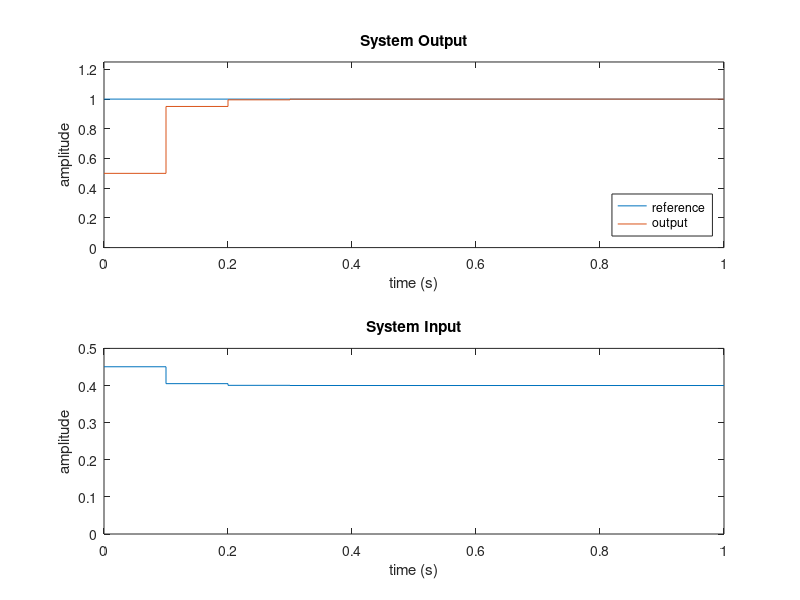
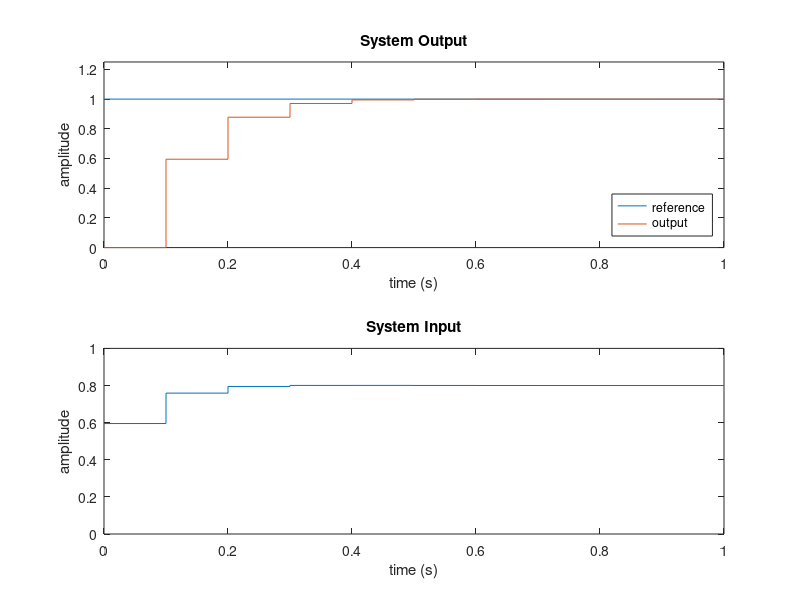
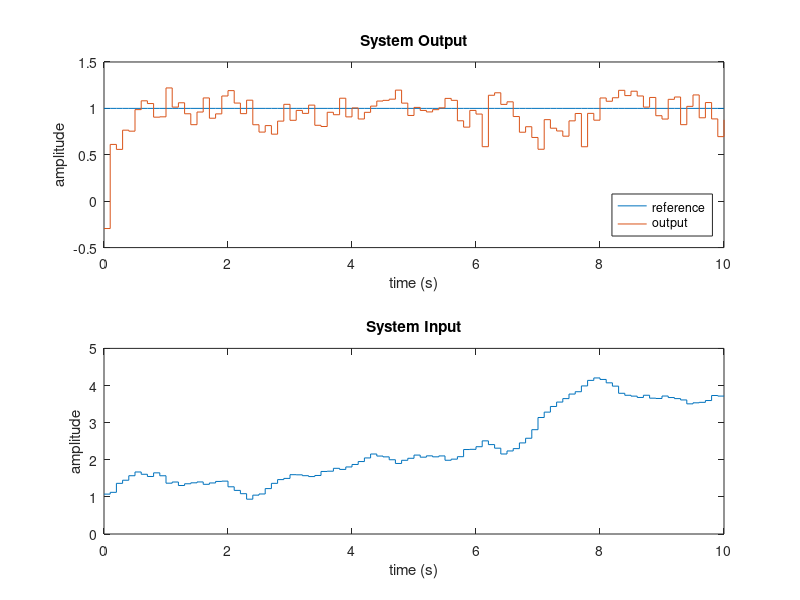

The MATLAB script that drew these images, in order:
clc, clear all, close all

% Simulation parameters
ts = 0.1;

% State-pace parameters
A = [0.2 1;0 0.7];
B = [1;0];
C = [1 0];
D = 0;
Bd = [0.8;1.5];

r = 1;
d = 0;

Np = 20;
Nu = 3;

z = [C 0;A-eye(length(B)) B]\[r-d;0;0];
xss = z(1:2);
uss = z(3);

Px = zeros(2*Np,2);
P = zeros(Np,2);
Hx = zeros(2*Np,Np);
H = zeros(Np,Np);
for i = 1:Np
    Px((2*i-1):(2*i),:) = A^i;
    P(i,:) = C*A^i;
    Hx((2*i-1):(2*i),1) = A^(i-1)*B;
    H(i,1) = C*A^(i-1)*B;
    for j = 2:Np
        if (i+j) < (Np+2)
            H(i+j-1,j) = H(i,1);
            Hx(2*(i+j-1)-1:2*(i+j-1),j) = Hx((2*i-1):(2*i),1);
        end
    end
end

Q = eye(Np);
R = eye(Nu);
K = (H(:,1:Nu)'*Q*H(:,1:Nu)+R)\(H(:,1:Nu)'*Q*P);

Q2 = eye(2*Np);
R2 = eye(2*Nu);
Kx = (Hx(:,1:2*Nu)'*Q2*Hx(:,1:2*Nu)+R2)\(Hx(:,1:2*Nu)'*Q2*Px);

A_t = [A [0;0];C*A 1];
B_t = [B;C*B];
C_t = [[0 0] 1];

z_t = [C_t 0;A_t-eye(length(B_t)) B_t]\[r-d;0;0;0];
xss_t = z_t(1:2);
uss_t = z_t(3);

l = length(B_t);

Px_t = zeros(l*Np,l);
P_t = zeros(Np,l);
Hx_t = zeros(l*Np,Np);
H_t = zeros(Np,Np);
for i = 1:Np
    Px_t((l*i-2):(l*i),:) = A_t^i;
    P_t(i,:) = C_t*A_t^i;
    Hx_t((l*i-2):(l*i),1) = A_t^(i-1)*B_t;
    H_t(i,1) = C_t*A_t^(i-1)*B_t;
    for j = 2:Np
        if (i+j) < (Np+2)
            H_t(i+j-1,j) = H_t(i,1);
            Hx_t(l*(i+j-1)-2:l*(i+j-1),j) = Hx_t((l*i-2):(l*i),1);
        end
    end
end

Qa = eye(l*Np);
Ra = eye(l*Nu);
Ka = (Hx_t(:,1:l*Nu)'*Qa*Hx_t(:,1:l*Nu)+Ra)\(Hx_t(:,1:l*Nu)'*Qa*Px_t);

%% a)

% Horizon parameters
Np = 20;
Nu = 3;

% Disturbance parameters
d_m = 0;
v = 0;
d = 0.5;

r = 1;
yss = r;

z = [C 0;A-eye(length(B)) B]\[yss-d;0;0];
xss = z(1:2);
uss = z(3);

x = zeros(2,1);

cf = 11;

U = zeros(cf,1);
Y = zeros(cf,1);
for i = 1:cf
%     u = -Ka*x_t;

    u = -K*(x-xss)+uss;

    y = C*x+D*u(1)+d+v;
    x = A*x+B*u(1)+Bd*d_m;

    U(i) = u(1);
    Y(i) = y;
end

ref = ones(cf,1);
time = (0:cf)*ts;

figure
subplot(2,1,1)
stairs(time(1:end-1),ref)
hold on
stairs(time(1:end-1),Y)
axis([0 1 0 1.25])
title('System Output')
xlabel('time (s)')
ylabel('amplitude')
legend('reference','output','Location','southeast')
subplot(2,1,2)
stairs(time(1:end-1),U)
axis([0 1 0 0.5])
title('System Input')
xlabel('time (s)')
ylabel('amplitude')

%% b)

% Horizon parameters
Np = 20;
Nu = 3;

% Disturbance parameters
d_m = 0.8;
v = 0;
d = 0;

r = 1;

Q = eye(Np);
R = eye(Nu);

M = H_t(:,1:Nu)'*Q*H_t(:,1:Nu)+R;

x_t = zeros(3,1);
u = 0;
z = 0;

cf = 11;

U = zeros(cf,1);
Y = zeros(cf,1);
for i = 1:cf    
    f = H_t(:,1:Nu)'*Q*(P_t*x_t-r);
    
    du = -M\f;
    
    z = C_t*x_t;
    x_t = A_t*x_t+B_t*du(1);
    y = z+d+v;

    u = u + du(1);
    
    U(i) = u;
    Y(i) = y;
end

figure
subplot(2,1,1)
stairs(time(1:end-1),ref)
hold on
stairs(time(1:end-1),Y)
axis([0 1 0 1.25])
title('System Output')
xlabel('time (s)')
ylabel('amplitude')
legend('reference','output','Location','southeast')
subplot(2,1,2)
stairs(time(1:end-1),U)
axis([0 1 0 1])
title('System Input')
xlabel('time (s)')
ylabel('amplitude')

%% c)

% Horizon parameters
Np = 20;
Nu = 3;

% Disturbance parameters
d_m = 0;
% v = 0;
% d = 0.5;

a = 0.6;

mu=0;
sigma=0.1;
% dw=sigma*randn(1)+mu;

r = 1;
yss = r;

x = zeros(2,1);

cf = 101;

d_2i = (1+a)*sigma*randn(1)+mu - a*sigma*randn(1)+mu + sigma*randn(1)+mu;
d_i = (1+a)*d(1) - a*sigma*randn(1)+mu + sigma*randn(1)+mu;
U = zeros(cf,1);
Y = zeros(cf,1);
for i = 1:cf
    d = (1+a)*d_i - a*d_2i + sigma*randn(1)+mu;
    d_2i = d_i;
    d_i = d;
    
    z = [C 0;A-eye(length(B)) B]\[yss-d;0;0];
    xss = z(1:2);
    uss = z(3);

    u = -K*(x-xss)+uss;

    v = sigma*randn(1)+mu;

    y = C*x+D*u(1)+d+v;
    x = A*x+B*u(1)+Bd*d_m;

    U(i) = u(1);
    Y(i) = y;
end

ref = ones(cf,1);
time = (0:cf)*ts;

figure
subplot(2,1,1)
stairs(time(1:end-1),ref)
hold on
stairs(time(1:end-1),Y)
title('System Output')
xlabel('time (s)')
ylabel('amplitude')
legend('reference','output','Location','southeast')
subplot(2,1,2)
stairs(time(1:end-1),U)
title('System Input')
xlabel('time (s)')
ylabel('amplitude')